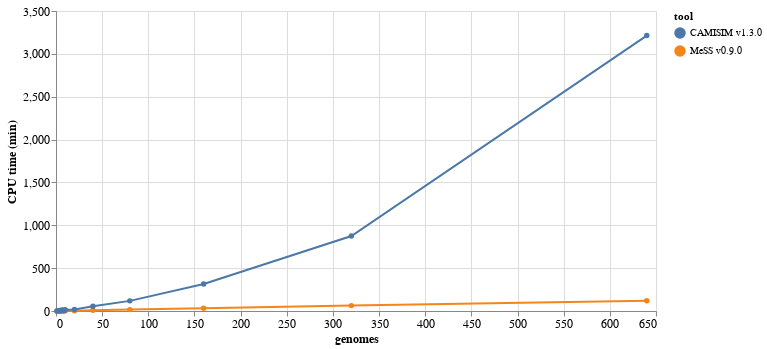

This figure's notebook cell:
### Code cell
line = (
    alt.Chart(df[["genomes","calc_time","tool"]])
    .mark_line(point=True)
    .encode(
        x=alt.X("genomes"),
        y=alt.Y("calc_time").title("CPU time (min)"),
        color="tool",
        tooltip=["calc_time","genomes"]
    )
).properties(
    width=600,
    height=300
).configure_axis(
    labelFontSize=12,
    titleFontSize=12,
)
line

### Figure 1 — Vega-Lite specification as saved in the notebook (floating-point values rounded to 4 significant figures)
{"config": {"view": {"continuousWidth": 300, "continuousHeight": 300}, "axis": {"labelFontSize": 12, "titleFontSize": 12}}, "data": {"name": "data-f48fdf06040f40ff1729dbc736e4ee1c"}, "mark": {"type": "line", "point": true}, "encoding": {"color": {"field": "tool", "type": "nominal"}, "tooltip": [{"field": "calc_time", "type": "quantitative"}, {"field": "genomes", "type": "quantitative"}], "x": {"field": "genomes", "type": "quantitative"}, "y": {"field": "calc_time", "title": "CPU time (min)", "type": "quantitative"}}, "height": 300, "width": 600, "$schema": "https://vega.github.io/schema/vega-lite/v5.20.1.json", "datasets": {"data-f48fdf06040f40ff1729dbc736e4ee1c": [{"genomes": 1, "calc_time": 0.3337, "tool": "MeSS v0.9.0"}, {"genomes": 2, "calc_time": 0.8477, "tool": "MeSS v0.9.0"}, {"genomes": 4, "calc_time": 0.8461, "tool": "MeSS v0.9.0"}, {"genomes": 9, "calc_time": 1.981, "tool": "MeSS v0.9.0"}, {"genomes": 20, "calc_time": 3.793, "tool": "MeSS v0.9.0"}, {"genomes": 5, "calc_time": 1.233, "tool": "MeSS v0.9.0"}, {"genomes": 3, "calc_time": 0.6829, "tool": "MeSS v0.9.0"}, {"genomes": 7, "calc_time": 1.666, "tool": "MeSS v0.9.0"}, {"genomes": 8, "calc_time": 2.27, "tool": "MeSS v0.9.0"}, {"genomes": 10, "calc_time": 2.031, "tool": "MeSS v0.9.0"}, {"genomes": 6, "calc_time": 3.633, "tool": "MeSS v0.9.0"}, {"genomes": 40, "calc_time": 8.063, "tool": "MeSS v0.9.0"}, {"genomes": 1, "calc_time": 1.314, "tool": "CAMISIM v1.3.0"}, {"genomes": 80, "calc_time": 16.09, "tool": "MeSS v0.9.0"}, {"genomes": 2, "calc_time": 3.312, "tool": "CAMISIM v1.3.0"}, {"genomes": 160, "calc_time": 32.44, "tool": "MeSS v0.9.0"}, {"genomes": 3, "calc_time": 2.899, "tool": "CAMISIM v1.3.0"}, {"genomes": 8, "calc_time": 3.605, "tool": "CAMISIM v1.3.0"}, {"genomes": 320, "calc_time": 62.78, "tool": "MeSS v0.9.0"}, {"genomes": 4, "calc_time": 5.792, "tool": "CAMISIM v1.3.0"}, {"genomes": 5, "calc_time": 3.825, "tool": "CAMISIM v1.3.0"}, {"genomes": 9, "calc_time": 7.163, "tool": "CAMISIM v1.3.0"}, {"genomes": 640, "calc_time": 119.7, "tool": "MeSS v0.9.0"}, {"genomes": 20, "calc_time": 18.44, "tool": "CAMISIM v1.3.0"}, {"genomes": 7, "calc_time": 12.22, "tool": "CAMISIM v1.3.0"}, {"genomes": 6, "calc_time": 8.987, "tool": "CAMISIM v1.3.0"}, {"genomes": 10, "calc_time": 14.02, "tool": "CAMISIM v1.3.0"}, {"genomes": 40, "calc_time": 55.4, "tool": "CAMISIM v1.3.0"}, {"genomes": 80, "calc_time": 118.2, "tool": "CAMISIM v1.3.0"}, {"genomes": 160, "calc_time": 315.2, "tool": "CAMISIM v1.3.0"}, {"genomes": 320, "calc_time": 875.0, "tool": "CAMISIM v1.3.0"}, {"genomes": 640, "calc_time": 3214.0, "tool": "CAMISIM v1.3.0"}]}}
